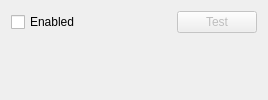
<?xml version="1.0" encoding="UTF-8"?>
<ui version="4.0">
 <class>AuthenticationPageTab</class>
 <widget class="QWidget" name="AuthenticationPageTab">
  <property name="windowTitle">
   <string notr="true">Authentication</string>
  </property>
  <layout class="QVBoxLayout" name="tabLayout">
   <property name="spacing">
    <number>16</number>
   </property>
   <item>
    <layout class="QHBoxLayout" name="hboxLayout">
     <item>
      <widget class="QCheckBox" name="enabledCheckBox">
       <property name="text">
        <string>Enabled</string>
       </property>
      </widget>
     </item>
     <item>
      <spacer name="horizontalSpacer_2">
       <property name="orientation">
        <enum>Qt::Horizontal</enum>
       </property>
       <property name="sizeHint" stdset="0">
        <size>
         <width>80</width>
         <height>20</height>
        </size>
       </property>
      </spacer>
     </item>
     <item>
      <widget class="QPushButton" name="testButton">
       <property name="enabled">
        <bool>false</bool>
       </property>
       <property name="text">
        <string>Test</string>
       </property>
       <property name="icon">
        <iconset resource="../../core/resources/core.qrc">
         <normaloff>:/core/dialog-ok-apply.png</normaloff>:/core/dialog-ok-apply.png</iconset>
       </property>
      </widget>
     </item>
    </layout>
   </item>
   <item>
    <spacer name="verticalSpacer">
     <property name="orientation">
      <enum>Qt::Vertical</enum>
     </property>
     <property name="sizeType">
      <enum>QSizePolicy::Expanding</enum>
     </property>
     <property name="sizeHint" stdset="0">
      <size>
       <width>0</width>
       <height>0</height>
      </size>
     </property>
    </spacer>
   </item>
  </layout>
 </widget>
 <resources>
  <include location="../../core/resources/core.qrc"/>
 </resources>
 <connections>
  <connection>
   <sender>enabledCheckBox</sender>
   <signal>toggled(bool)</signal>
   <receiver>testButton</receiver>
   <slot>setEnabled(bool)</slot>
   <hints>
    <hint type="sourcelabel">
     <x>66</x>
     <y>31</y>
    </hint>
    <hint type="destinationlabel">
     <x>254</x>
     <y>31</y>
    </hint>
   </hints>
  </connection>
 </connections>
</ui>
